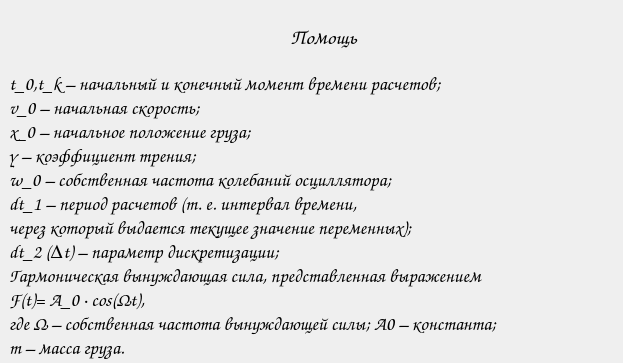
<?xml version="1.0" encoding="UTF-8"?>
<ui version="4.0">
 <class>Form</class>
 <widget class="QWidget" name="Form">
  <property name="geometry">
   <rect>
    <x>0</x>
    <y>0</y>
    <width>623</width>
    <height>363</height>
   </rect>
  </property>
  <property name="windowTitle">
   <string>Form</string>
  </property>
  <widget class="QWidget" name="verticalLayoutWidget">
   <property name="geometry">
    <rect>
     <x>9</x>
     <y>9</y>
     <width>629</width>
     <height>375</height>
    </rect>
   </property>
   <layout class="QVBoxLayout" name="verticalLayout">
    <item>
     <widget class="QLabel" name="label_2">
      <property name="font">
       <font>
        <family>Comic Sans MS</family>
        <pointsize>16</pointsize>
       </font>
      </property>
      <property name="text">
       <string>Помощь</string>
      </property>
      <property name="alignment">
       <set>Qt::AlignCenter</set>
      </property>
     </widget>
    </item>
    <item>
     <widget class="QLabel" name="label">
      <property name="font">
       <font>
        <family>Comic Sans MS</family>
        <pointsize>14</pointsize>
       </font>
      </property>
      <property name="text">
       <string>t_0,t_k – начальный и конечный момент времени расчетов;
v_0 – начальная скорость;
x_0 – начальное положение груза;
γ – коэффициент трения;
ω_0 – собственная частота колебаний осциллятора;
dt_1 – период расчетов (т. е. интервал времени,
через который выдается текущее значение переменных);
dt_2 (∆t) – параметр дискретизации;
Гармоническая вынуждающая сила, представленная выражением
F(t)= A_0 ∙ cos(Ωt), 
где Ω – собственная частота вынуждающей силы; A0 – константа;
m – масса груза.
</string>
      </property>
     </widget>
    </item>
   </layout>
  </widget>
 </widget>
 <resources/>
 <connections/>
</ui>
